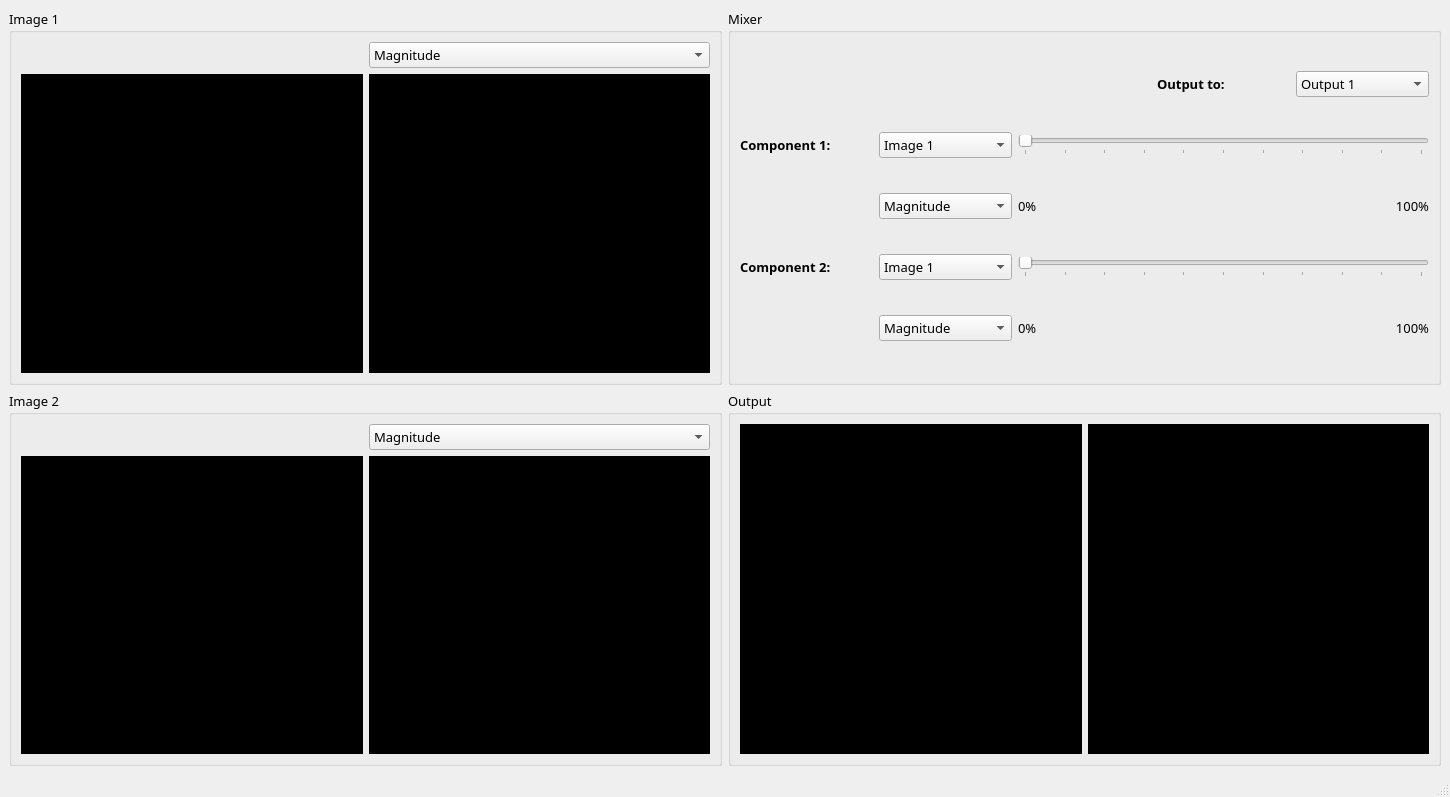
<?xml version="1.0" encoding="UTF-8"?>
<ui version="4.0">
 <class>MainWindow</class>
 <widget class="QMainWindow" name="MainWindow">
  <property name="geometry">
   <rect>
    <x>0</x>
    <y>0</y>
    <width>1450</width>
    <height>797</height>
   </rect>
  </property>
  <property name="windowTitle">
   <string>MainWindow</string>
  </property>
  <property name="windowIcon">
   <iconset>
    <normalon>PNG/editor.png</normalon>
   </iconset>
  </property>
  <widget class="QWidget" name="centralwidget">
   <layout class="QGridLayout" name="gridLayout_5">
    <item row="0" column="0">
     <widget class="QGroupBox" name="Img1GroupBox">
      <property name="font">
       <font>
        <family>Arial Unicode MS</family>
        <pointsize>10</pointsize>
       </font>
      </property>
      <property name="title">
       <string>Image 1</string>
      </property>
      <layout class="QGridLayout" name="gridLayout_3">
       <item row="0" column="1">
        <widget class="QComboBox" name="Image1ComboBox">
         <property name="cursor">
          <cursorShape>PointingHandCursor</cursorShape>
         </property>
         <item>
          <property name="text">
           <string>Magnitude</string>
          </property>
         </item>
         <item>
          <property name="text">
           <string>Phase</string>
          </property>
         </item>
         <item>
          <property name="text">
           <string>Real</string>
          </property>
         </item>
         <item>
          <property name="text">
           <string>Imaginary</string>
          </property>
         </item>
        </widget>
       </item>
       <item row="1" column="0">
        <widget class="QGraphicsView" name="Image1GraphicsViewerA">
         <property name="styleSheet">
          <string notr="true">background-color: rgb(0, 0, 0);</string>
         </property>
        </widget>
       </item>
       <item row="1" column="1">
        <widget class="QGraphicsView" name="Image1GraphicsViewerB">
         <property name="styleSheet">
          <string notr="true">background-color: rgb(0, 0, 0);</string>
         </property>
        </widget>
       </item>
      </layout>
     </widget>
    </item>
    <item row="0" column="1">
     <widget class="QGroupBox" name="MixerGroupBox">
      <property name="font">
       <font>
        <family>Arial Unicode MS</family>
        <pointsize>10</pointsize>
       </font>
      </property>
      <property name="title">
       <string>Mixer</string>
      </property>
      <layout class="QGridLayout" name="gridLayout">
       <item row="0" column="3">
        <widget class="QLabel" name="OutputLabel">
         <property name="font">
          <font>
           <weight>75</weight>
           <bold>true</bold>
          </font>
         </property>
         <property name="text">
          <string>Output to:</string>
         </property>
        </widget>
       </item>
       <item row="0" column="4">
        <widget class="QComboBox" name="OutputCombobox">
         <property name="cursor">
          <cursorShape>PointingHandCursor</cursorShape>
         </property>
         <item>
          <property name="text">
           <string>Output 1</string>
          </property>
         </item>
         <item>
          <property name="text">
           <string>Output 2</string>
          </property>
         </item>
        </widget>
       </item>
       <item row="1" column="0">
        <widget class="QLabel" name="Component1Label">
         <property name="font">
          <font>
           <weight>75</weight>
           <bold>true</bold>
          </font>
         </property>
         <property name="text">
          <string>Component 1:</string>
         </property>
        </widget>
       </item>
       <item row="1" column="1">
        <widget class="QComboBox" name="Component1ComboBox1">
         <property name="cursor">
          <cursorShape>PointingHandCursor</cursorShape>
         </property>
         <item>
          <property name="text">
           <string>Image 1</string>
          </property>
         </item>
         <item>
          <property name="text">
           <string>Image 2</string>
          </property>
         </item>
        </widget>
       </item>
       <item row="1" column="2" colspan="3">
        <widget class="QSlider" name="Component1Slider">
         <property name="cursor">
          <cursorShape>ClosedHandCursor</cursorShape>
         </property>
         <property name="minimum">
          <number>0</number>
         </property>
         <property name="maximum">
          <number>100</number>
         </property>
         <property name="singleStep">
          <number>10</number>
         </property>
         <property name="value">
          <number>0</number>
         </property>
         <property name="orientation">
          <enum>Qt::Horizontal</enum>
         </property>
         <property name="tickPosition">
          <enum>QSlider::TicksBelow</enum>
         </property>
        </widget>
       </item>
       <item row="2" column="1">
        <widget class="QComboBox" name="Component1ComboBox2">
         <property name="cursor">
          <cursorShape>PointingHandCursor</cursorShape>
         </property>
         <item>
          <property name="text">
           <string>Magnitude</string>
          </property>
         </item>
         <item>
          <property name="text">
           <string>Phase</string>
          </property>
         </item>
         <item>
          <property name="text">
           <string>Real</string>
          </property>
         </item>
         <item>
          <property name="text">
           <string>Imaginary</string>
          </property>
         </item>
         <item>
          <property name="text">
           <string>Uni Magnitude</string>
          </property>
         </item>
         <item>
          <property name="text">
           <string>Uni Phase</string>
          </property>
         </item>
        </widget>
       </item>
       <item row="2" column="2">
        <widget class="QLabel" name="Component1SliderStart">
         <property name="text">
          <string>0%</string>
         </property>
        </widget>
       </item>
       <item row="2" column="4">
        <widget class="QLabel" name="Component1SliderEnd">
         <property name="text">
          <string>100%</string>
         </property>
         <property name="alignment">
          <set>Qt::AlignRight|Qt::AlignTrailing|Qt::AlignVCenter</set>
         </property>
        </widget>
       </item>
       <item row="3" column="0">
        <widget class="QLabel" name="Component2Label">
         <property name="font">
          <font>
           <weight>75</weight>
           <bold>true</bold>
          </font>
         </property>
         <property name="text">
          <string>Component 2:</string>
         </property>
        </widget>
       </item>
       <item row="3" column="1">
        <widget class="QComboBox" name="Component2ComboBox1">
         <property name="cursor">
          <cursorShape>PointingHandCursor</cursorShape>
         </property>
         <item>
          <property name="text">
           <string>Image 1</string>
          </property>
         </item>
         <item>
          <property name="text">
           <string>Image 2</string>
          </property>
         </item>
        </widget>
       </item>
       <item row="3" column="2" colspan="3">
        <widget class="QSlider" name="Component2Slider">
         <property name="cursor">
          <cursorShape>ClosedHandCursor</cursorShape>
         </property>
         <property name="minimum">
          <number>0</number>
         </property>
         <property name="maximum">
          <number>100</number>
         </property>
         <property name="singleStep">
          <number>10</number>
         </property>
         <property name="value">
          <number>0</number>
         </property>
         <property name="orientation">
          <enum>Qt::Horizontal</enum>
         </property>
         <property name="tickPosition">
          <enum>QSlider::TicksBelow</enum>
         </property>
        </widget>
       </item>
       <item row="4" column="1">
        <widget class="QComboBox" name="Component2ComboBox2">
         <property name="cursor">
          <cursorShape>PointingHandCursor</cursorShape>
         </property>
         <item>
          <property name="text">
           <string>Magnitude</string>
          </property>
         </item>
         <item>
          <property name="text">
           <string>Phase</string>
          </property>
         </item>
         <item>
          <property name="text">
           <string>Real</string>
          </property>
         </item>
         <item>
          <property name="text">
           <string>Imaginary</string>
          </property>
         </item>
         <item>
          <property name="text">
           <string>Uni Magnitude</string>
          </property>
         </item>
         <item>
          <property name="text">
           <string>Uni Phase</string>
          </property>
         </item>
        </widget>
       </item>
       <item row="4" column="2">
        <widget class="QLabel" name="Component2SliderStart">
         <property name="text">
          <string>0%</string>
         </property>
        </widget>
       </item>
       <item row="4" column="4">
        <widget class="QLabel" name="Component2SliderEnd">
         <property name="text">
          <string>100%</string>
         </property>
         <property name="alignment">
          <set>Qt::AlignRight|Qt::AlignTrailing|Qt::AlignVCenter</set>
         </property>
        </widget>
       </item>
      </layout>
     </widget>
    </item>
    <item row="1" column="0">
     <widget class="QGroupBox" name="Img2Groupbox">
      <property name="font">
       <font>
        <family>Arial Unicode MS</family>
        <pointsize>10</pointsize>
       </font>
      </property>
      <property name="title">
       <string>Image 2</string>
      </property>
      <layout class="QGridLayout" name="gridLayout_4">
       <item row="0" column="1">
        <widget class="QComboBox" name="Image2ComboBox">
         <property name="cursor">
          <cursorShape>PointingHandCursor</cursorShape>
         </property>
         <item>
          <property name="text">
           <string>Magnitude</string>
          </property>
         </item>
         <item>
          <property name="text">
           <string>Phase</string>
          </property>
         </item>
         <item>
          <property name="text">
           <string>Real</string>
          </property>
         </item>
         <item>
          <property name="text">
           <string>Imaginary</string>
          </property>
         </item>
        </widget>
       </item>
       <item row="1" column="0">
        <widget class="QGraphicsView" name="Image2GraphicsViewerA">
         <property name="styleSheet">
          <string notr="true">background-color: rgb(0, 0, 0);</string>
         </property>
        </widget>
       </item>
       <item row="1" column="1">
        <widget class="QGraphicsView" name="Image2GraphicsViewerB">
         <property name="styleSheet">
          <string notr="true">background-color: rgb(0, 0, 0);</string>
         </property>
        </widget>
       </item>
      </layout>
     </widget>
    </item>
    <item row="1" column="1">
     <widget class="QGroupBox" name="OutputGroupBox">
      <property name="font">
       <font>
        <family>Arial Unicode MS</family>
        <pointsize>10</pointsize>
       </font>
      </property>
      <property name="title">
       <string>Output</string>
      </property>
      <layout class="QGridLayout" name="gridLayout_2">
       <item row="0" column="0">
        <widget class="QGraphicsView" name="OutputGraphicsViewer1">
         <property name="styleSheet">
          <string notr="true">background-color: rgb(0, 0, 0);</string>
         </property>
        </widget>
       </item>
       <item row="0" column="1">
        <widget class="QGraphicsView" name="OutputGraphicsViewer2">
         <property name="styleSheet">
          <string notr="true">background-color: rgb(0, 0, 0);</string>
         </property>
        </widget>
       </item>
      </layout>
     </widget>
    </item>
   </layout>
  </widget>
  <widget class="QMenuBar" name="menubar">
   <property name="geometry">
    <rect>
     <x>0</x>
     <y>0</y>
     <width>1450</width>
     <height>26</height>
    </rect>
   </property>
  </widget>
  <widget class="QStatusBar" name="statusbar"/>
 </widget>
 <resources/>
 <connections/>
</ui>
